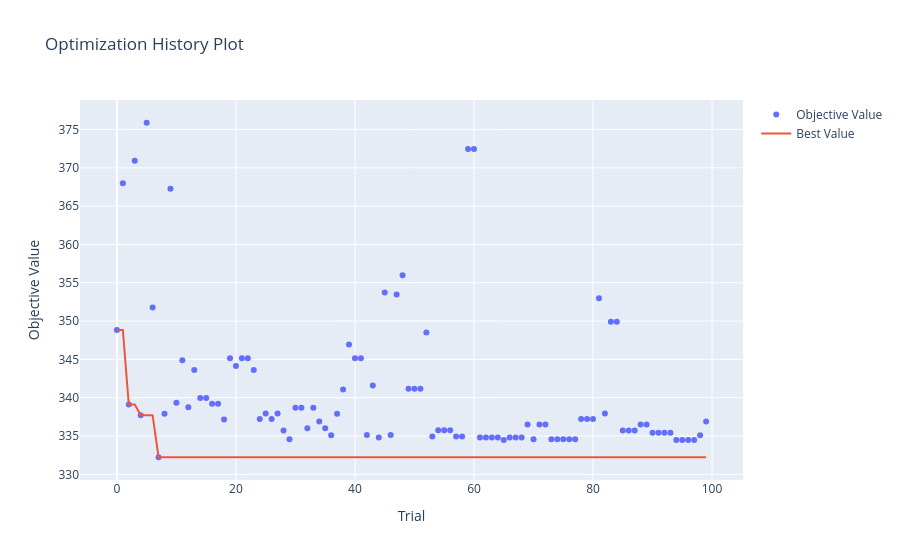
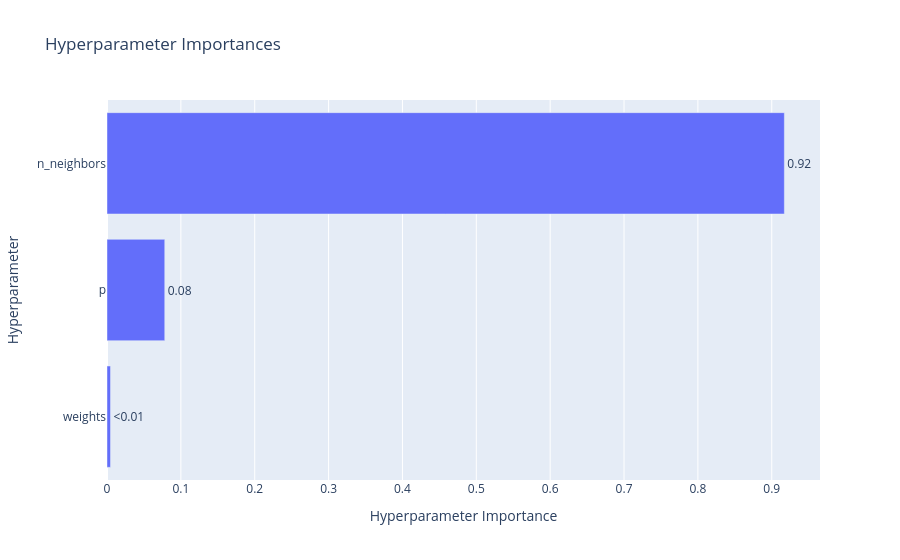

Here is the notebook cell these charts were saved with, in order:
### Code cell
def objective(trial):
    params = {
        "n_neighbors": trial.suggest_int('n_neighbors', 2, 40),
        "weights": trial.suggest_categorical('weights', ['uniform', 'distance']),
        "p": trial.suggest_int('p', 1, 4)
    }

    model = KNeighborsRegressor(**params)
    pipeline = Pipeline([
        ("preprocessor", knn_preprocessor),
        ("model", model)
    ])

    scorer = make_scorer(root_mean_squared_error)

    scores = cross_val_score(
        pipeline,
        X_train_val,
        y_train_val,
        cv=cv,
        scoring=scorer
    )

    return scores.mean()

sampler = optuna.samplers.TPESampler(seed=RANDOM_STATE)
study = optuna.create_study(direction='minimize', sampler=sampler)
study.optimize(objective, n_trials=100, show_progress_bar=True, n_jobs=4)

fig1 = optuna.visualization.plot_optimization_history(study)
fig2 = optuna.visualization.plot_param_importances(study)

display(fig1)
display(fig2) 

best_params = study.best_params
print("Лучшие гиперпараметры:", best_params)
best_value = study.best_value
print("Лучшее среднее значение RMSE на кросс-валидации:", round(best_value, 3))

### Figure 1 — Plotly figure (JSON) as saved in the notebook; plotly's stock layout.template omitted (floating-point values rounded to 4 significant figures)
{"data": [{"mode": "markers", "name": "Objective Value", "type": "scatter", "x": [0, 1, 2, 3, 4, 5, 6, 7, 8, 9, 10, 11, 12, 13, 14, 15, 16, 17, 18, 19, 20, 21, 22, 23, 24, 25, 26, 27, 28, 29, 30, 31, 32, 33, 34, 35, 36, 37, 38, 39, 40, 41, 42, 43, 44, 45, 46, 47, 48, 49, 50, 51, 52, 53, 54, 55, 56, 57, 58, 59, 60, 61, 62, 63, 64, 65, 66, 67, 68, 69, 70, 71, 72, 73, 74, 75, 76, 77, 78, 79, 80, 81, 82, 83, 84, 85, 86, 87, 88, 89, 90, 91, 92, 93, 94, 95, 96, 97, 98, 99], "y": [348.8, 368.0, 339.1, 370.9, 337.7, 375.9, 351.8, 332.2, 337.9, 367.3, 339.3, 344.9, 338.8, 343.6, 340.0, 340.0, 339.2, 339.2, 337.2, 345.2, 344.1, 345.2, 345.2, 343.6, 337.2, 337.9, 337.2, 337.9, 335.7, 334.6, 338.7, 338.7, 336.0, 338.7, 336.9, 336.0, 335.1, 337.9, 341.1, 346.9, 345.1, 345.1, 335.1, 341.6, 334.8, 353.7, 335.1, 353.5, 356.0, 341.2, 341.2, 341.2, 348.5, 334.9, 335.7, 335.7, 335.7, 334.9, 334.9, 372.4, 372.4, 334.8, 334.8, 334.8, 334.8, 334.5, 334.8, 334.8, 334.8, 336.5, 334.6, 336.5, 336.5, 334.6, 334.6, 334.6, 334.6, 334.6, 337.2, 337.2, 337.2, 353.0, 337.9, 349.9, 349.9, 335.7, 335.7, 335.7, 336.5, 336.5, 335.4, 335.4, 335.4, 335.4, 334.5, 334.5, 334.5, 334.5, 335.1, 336.9]}, {"mode": "lines", "name": "Best Value", "type": "scatter", "x": [0, 1, 2, 3, 4, 5, 6, 7, 8, 9, 10, 11, 12, 13, 14, 15, 16, 17, 18, 19, 20, 21, 22, 23, 24, 25, 26, 27, 28, 29, 30, 31, 32, 33, 34, 35, 36, 37, 38, 39, 40, 41, 42, 43, 44, 45, 46, 47, 48, 49, 50, 51, 52, 53, 54, 55, 56, 57, 58, 59, 60, 61, 62, 63, 64, 65, 66, 67, 68, 69, 70, 71, 72, 73, 74, 75, 76, 77, 78, 79, 80, 81, 82, 83, 84, 85, 86, 87, 88, 89, 90, 91, 92, 93, 94, 95, 96, 97, 98, 99], "y": [348.8, 348.8, 339.1, 339.1, 337.7, 337.7, 337.7, 332.2, 332.2, 332.2, 332.2, 332.2, 332.2, 332.2, 332.2, 332.2, 332.2, 332.2, 332.2, 332.2, 332.2, 332.2, 332.2, 332.2, 332.2, 332.2, 332.2, 332.2, 332.2, 332.2, 332.2, 332.2, 332.2, 332.2, 332.2, 332.2, 332.2, 332.2, 332.2, 332.2, 332.2, 332.2, 332.2, 332.2, 332.2, 332.2, 332.2, 332.2, 332.2, 332.2, 332.2, 332.2, 332.2, 332.2, 332.2, 332.2, 332.2, 332.2, 332.2, 332.2, 332.2, 332.2, 332.2, 332.2, 332.2, 332.2, 332.2, 332.2, 332.2, 332.2, 332.2, 332.2, 332.2, 332.2, 332.2, 332.2, 332.2, 332.2, 332.2, 332.2, 332.2, 332.2, 332.2, 332.2, 332.2, 332.2, 332.2, 332.2, 332.2, 332.2, 332.2, 332.2, 332.2, 332.2, 332.2, 332.2, 332.2, 332.2, 332.2, 332.2]}, {"marker": {"color": "#cccccc"}, "mode": "markers", "name": "Infeasible Trial", "showlegend": false, "type": "scatter", "x": [], "y": []}], "layout": {"title": {"text": "Optimization History Plot"}, "xaxis": {"title": {"text": "Trial"}}, "yaxis": {"title": {"text": "Objective Value"}}}}

### Figure 2 — Plotly figure (JSON) as saved in the notebook; plotly's stock layout.template omitted (floating-point values rounded to 4 significant figures)
{"data": [{"cliponaxis": false, "hovertemplate": ["weights (CategoricalDistribution): 0.004746199104437401<extra></extra>", "p (IntDistribution): 0.0781960907539173<extra></extra>", "n_neighbors (IntDistribution): 0.9170577101416453<extra></extra>"], "name": "Objective Value", "orientation": "h", "text": ["<0.01", "0.08", "0.92"], "textposition": "outside", "type": "bar", "x": [0.004746, 0.0782, 0.9171], "y": ["weights", "p", "n_neighbors"]}], "layout": {"title": {"text": "Hyperparameter Importances"}, "xaxis": {"title": {"text": "Hyperparameter Importance"}}, "yaxis": {"title": {"text": "Hyperparameter"}}}}
